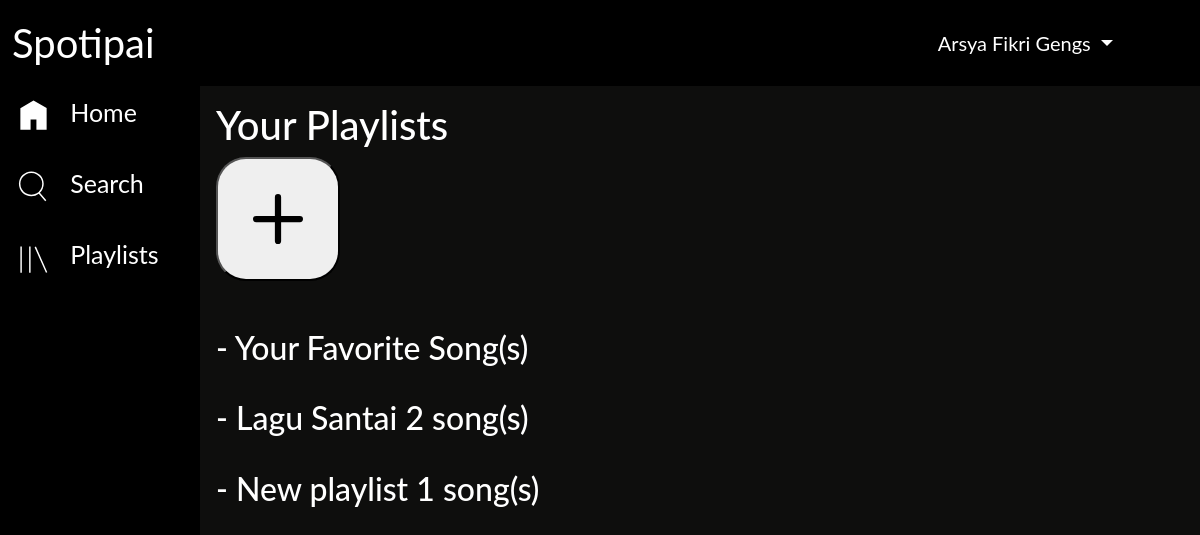
The page /playlists.php (signed in) on the database as committed earlier.
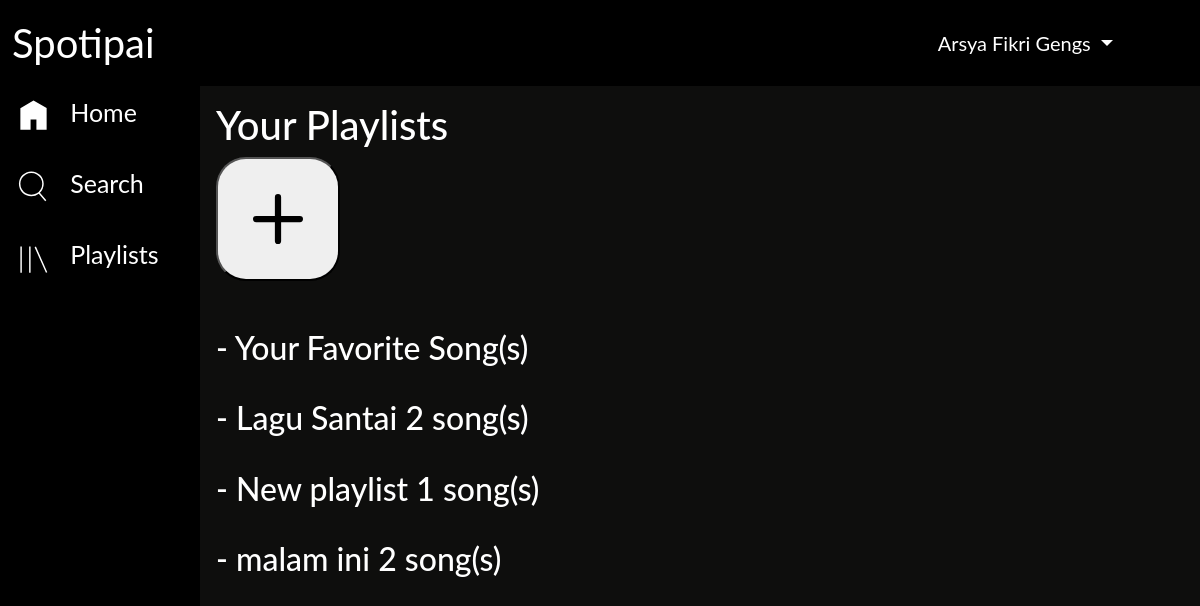
The same page on the database as committed later.
### tables this page shows
CREATE TABLE `user_playlist` (
  `id_user_playlist` int(4) NOT NULL,
  `id_user` int(3) NOT NULL,
  `nama_playlist` varchar(20) NOT NULL,
  `date_created` varchar(10) NOT NULL
);

### playlist-content.php (the view, shortened to what this page needs)
<div class="content">
	<h1 style="color: white; margin-top: 70px;">Your Playlists</h1>
	<button type="button" data-bs-toggle="modal" data-bs-target="#addModal" style="padding: 10px; border-radius: 30px;" title="Add Playlist">
		<svg xmlns="http://www.w3.org/2000/svg" width="100" height="100" fill="currentColor" class="bi bi-plus" viewBox="0 0 16 16">
			<path fill-rule="evenodd" d="M8 4a.5.5 0 0 1 .5.5v3h3a.5.5 0 0 1 0 1h-3v3a.5.5 0 0 1-1 0v-3h-3a.5.5 0 0 1 0-1h3v-3A.5.5 0 0 1 8 4z" />
		</svg>
	</button>
	<br><br><br>
	<div style="color: white;">
		<h2>- <a href="fav_song.php">Your Favorite Song(s)</a></h2>
		<br>
		<?php
		$id_user = $_SESSION['user']['id_user'];
		$ambilplaylist = $koneksi->query("SELECT id_user_playlist, nama_playlist FROM user_playlist WHERE id_user = '$id_user'");
			while ($datapl = $ambilplaylist->fetch_assoc()){
				$banyaklagu = $koneksi->query("SELECT count(id_song) AS jumlah FROM user_playlist_song WHERE id_user_playlist = '$datapl[id_user_playlist]'")->fetch_assoc();
		?>
		<h2>- <a href="playlist_song.php?id=<?= $datapl['id_user_playlist'] ?>"><?= $datapl['nama_playlist'] ?></a> <?= number_format($banyaklagu['jumlah']); ?> song(s)</h2>
		<br>
		<?php } ?>
	</div>
</div>

Rows that differ between the two databases and show on the page:
added user_playlist: nama_playlist "malam ini", jumlah "2"
